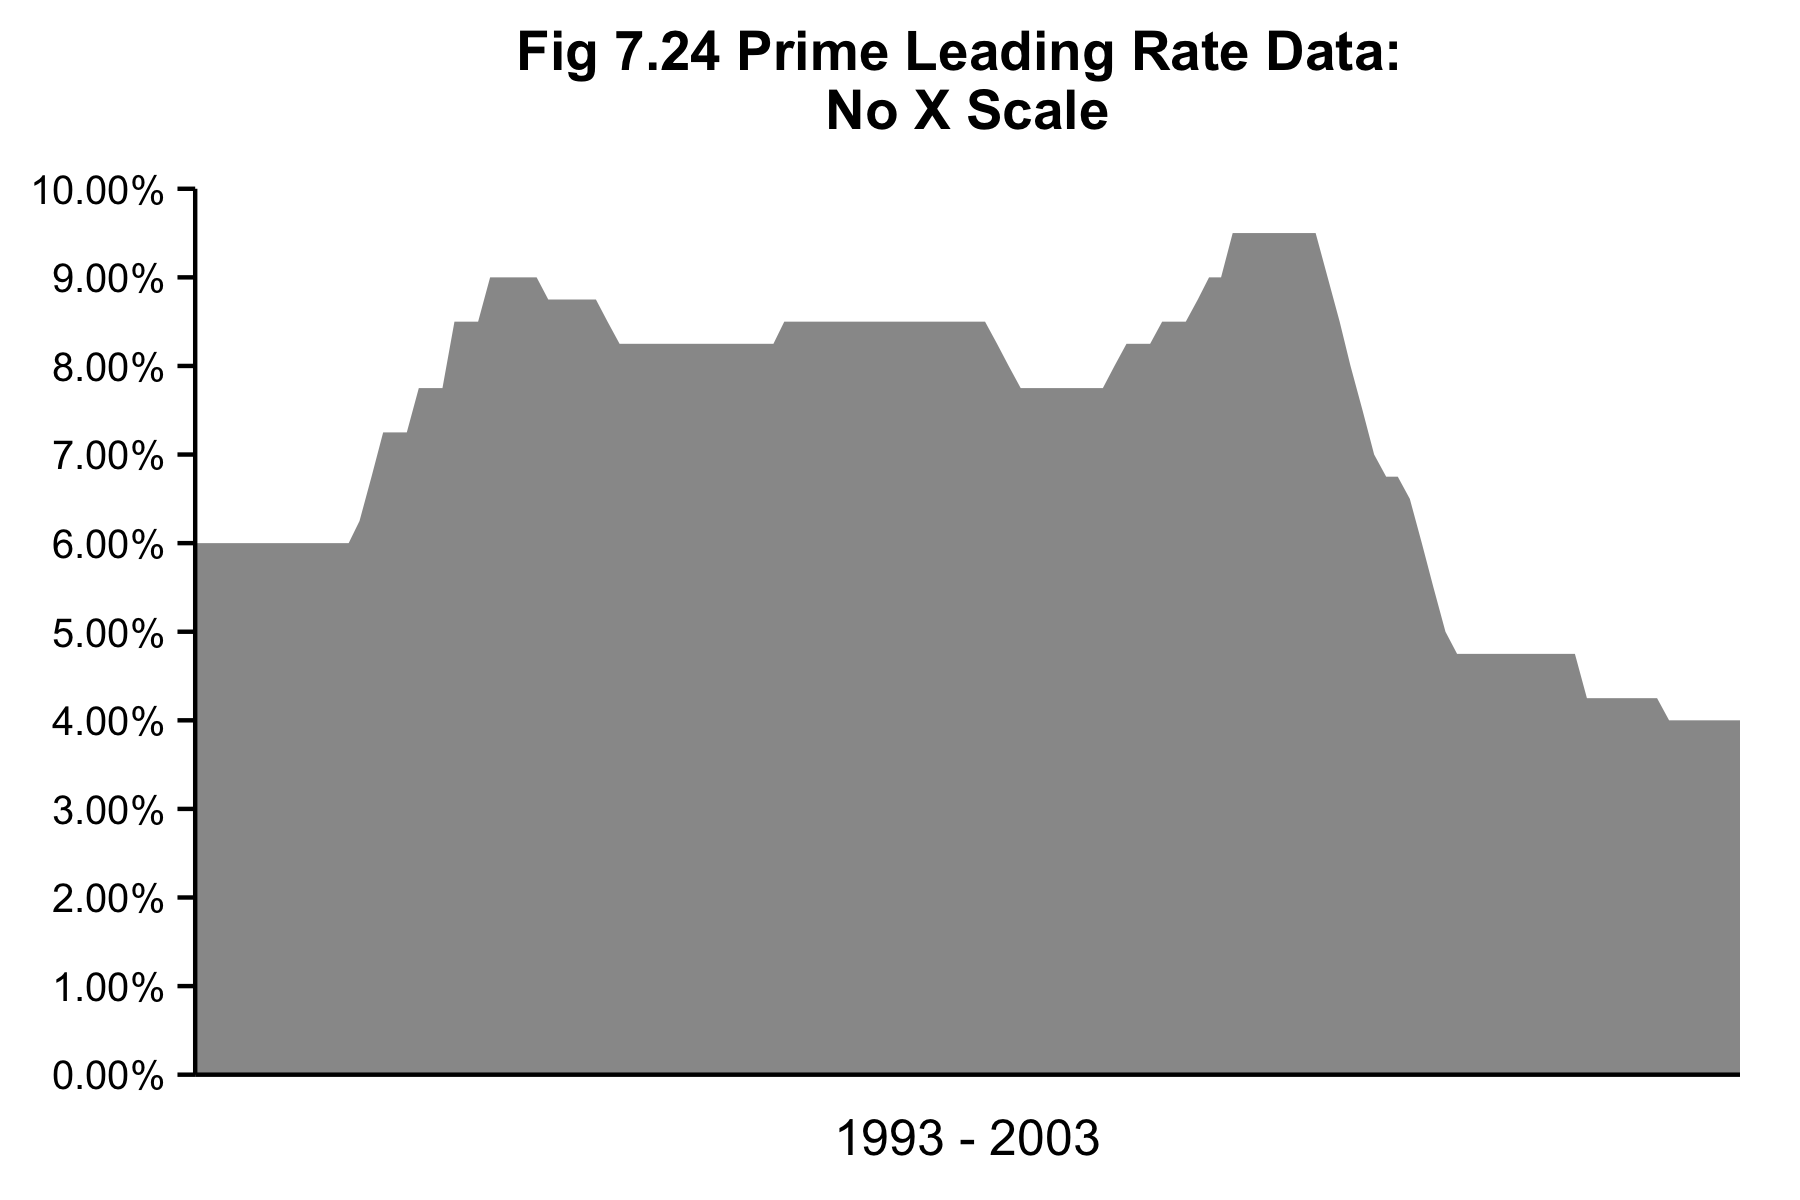

Source code (R):
library(ggplot2)
library(scales)

this_base <- "fig07-24_prime-lending-rate-data-no-x-scale"

my_data <- read.delim(paste0(this_base, ".tsv"))

my_data$date_axis <-
  seq(as.Date("1993-01-01"), as.Date("2003-12-01"), by="month")

p <- ggplot(my_data, aes(x = date_axis, y = Rate)) +
  geom_area(position = "stack", fill = "grey60") +
  scale_x_date(expand = c(0, 0)) +
  scale_y_continuous(breaks = seq(0, 0.1, 0.01), limits = c(0, 0.1),
                     expand = c(0, 0), labels = paste0(c(0:10), ".00%")) +
  labs(x = "1993 - 2003", y = NULL) +
  ggtitle("Fig 7.24 Prime Leading Rate Data: \nNo X Scale") +
  theme_classic() +
  theme(plot.title = element_text(size = rel(1.1), face = "bold", vjust = 2),
        axis.text.x = element_blank(),
        axis.ticks.x = element_blank())

p

ggsave(paste0(this_base, ".png"), p, width = 6, height = 4)

## note: my_data is estimated

